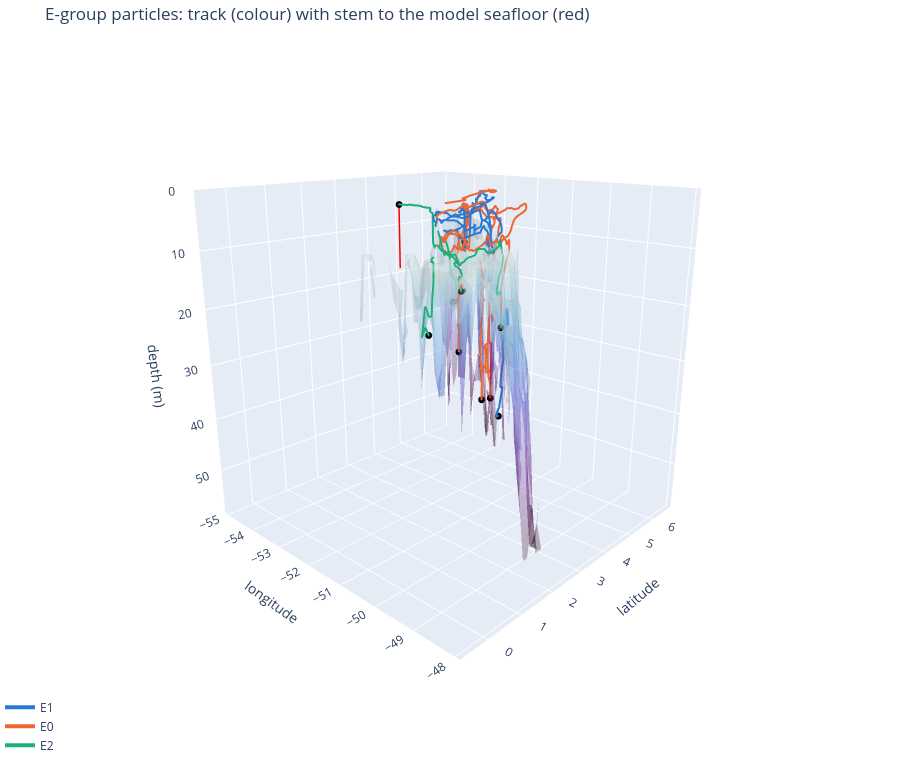

Write notebook code for a chart like this one.
### Markdown cell above
## 3D view - drag to rotate
Longitude x latitude x depth (down). Each track is coloured by group; the black
marker is the final position, and a red stem drops from it to the local
seafloor. If the stem has zero length the particle is **on the bottom**
(vertical); if the track's lon/lat freeze while it sits well above the seafloor
it is against a **land wall** (horizontal).

### Code cell
import plotly.graph_objects as go
COL = {"E1": "#2a78d6", "E0": "#eb6834", "E2": "#1baf7a"}

# --- cheap bathymetry surface over the particles' bounding box (transparent) ---
_allon = np.concatenate([paths[int(t)]["lon"] for t in pick.trajectory_id])
_allat = np.concatenate([paths[int(t)]["lat"] for t in pick.trajectory_id])
gx = np.linspace(_allon.min() - .5, _allon.max() + .5, 60)   # coarse -> cheap
gy = np.linspace(_allat.min() - .5, _allat.max() + .5, 60)
GX, GY = np.meshgrid(gx, gy)
_, gidx = grid_tree.query(np.c_[GX.ravel(), GY.ravel()])
GZ = bottom_depth.ravel()[gidx].reshape(GX.shape)            # seafloor; NaN over land

# cap the depth axis just below the deepest particle so the shelf grounding is
# visible; hide surface cells deeper than the cap (open ocean off the shelf)
_zmax = max(np.nanmax([paths[int(t)]["z"].max() for t in pick.trajectory_id]), 20)
ZCAP = min(100.0, _zmax + 15)
GZ = np.where(GZ <= ZCAP, GZ, np.nan)

fig = go.Figure()
fig.add_trace(go.Surface(x=GX, y=GY, z=GZ, opacity=0.30, showscale=False,
                         colorscale="dense", hoverinfo="skip", name="seafloor"))
for _, r in pick.iterrows():
    p = paths[int(r.trajectory_id)]
    fig.add_trace(go.Scatter3d(
        x=p["lon"], y=p["lat"], z=p["z"], mode="lines",
        line=dict(color=COL[r.grp], width=4), name=r.grp,
        legendgroup=r.grp, showlegend=False,
        customdata=np.c_[p["day"]],
        hovertemplate="lon %{x:.2f}  lat %{y:.2f}<br>depth %{z:.1f} m"
                      "<br>day %{customdata[0]:.0f}<extra></extra>"))
    xf, yf, zf = p["lon"][-1], p["lat"][-1], p["z"][-1]
    Hb = float(bottom_at(yf, xf)[0])
    fig.add_trace(go.Scatter3d(x=[xf, xf], y=[yf, yf], z=[zf, Hb], mode="lines",
                               line=dict(color="red", width=3), showlegend=False,
                               hovertemplate=f"seafloor {Hb:.1f} m<extra></extra>"))
    fig.add_trace(go.Scatter3d(x=[xf], y=[yf], z=[zf], mode="markers",
                               marker=dict(size=4, color="black"), showlegend=False))
for g in GROUPS_E:
    fig.add_trace(go.Scatter3d(x=[None], y=[None], z=[None], mode="lines",
                               line=dict(color=COL[g], width=4), name=g))
fig.update_layout(
    title="E-group particles: track (colour) with stem to the model seafloor (red)",
    scene=dict(xaxis_title="longitude", yaxis_title="latitude",
               zaxis_title="depth (m)", zaxis=dict(range=[ZCAP, 0]),      # depth down, capped at the shelf
               aspectmode="cube",
               camera=dict(eye=dict(x=1.5, y=-1.6, z=0.7))),
    height=760, margin=dict(l=0, r=0, t=40, b=0),
    legend=dict(orientation="h", y=-0.02))
fig.write_html("particles_stuck_grid_3d_2.html", include_plotlyjs=True)
print("wrote particles_stuck_grid_3d_2.html")
fig.show()

### Figure 1 — Plotly figure (JSON) as saved in the notebook; plotly's stock layout.template omitted (floating-point values rounded to 4 significant figures; data arrays with more than 128 entries replaced by an {"elided": "..."} marker saying what was removed)
{"data": [{"colorscale": [[0, "rgb(230, 240, 240)"], [0.09091, "rgb(191, 221, 229)"], [0.1818, "rgb(156, 201, 226)"], [0.2727, "rgb(129, 180, 227)"], [0.3636, "rgb(115, 154, 228)"], [0.4545, "rgb(117, 127, 221)"], [0.5455, "rgb(120, 100, 202)"], [0.6364, "rgb(119, 74, 175)"], [0.7273, "rgb(113, 50, 141)"], [0.8182, "rgb(100, 31, 104)"], [0.9091, "rgb(80, 20, 66)"], [1, "rgb(54, 14, 36)"]], "hoverinfo": "skip", "name": "seafloor", "opacity": 0.3, "showscale": false, "type": "surface", "x": {"elided": "60x60 float values"}, "y": {"elided": "60x60 float values"}, "z": {"elided": "60x60 float values"}}, {"customdata": {"elided": "740x1 float values"}, "hovertemplate": "lon %{x:.2f}  lat %{y:.2f}<br>depth %{z:.1f} m<br>day %{customdata[0]:.0f}<extra></extra>", "legendgroup": "E1", "line": {"color": "#2a78d6", "width": 4}, "mode": "lines", "name": "E1", "showlegend": false, "type": "scatter3d", "x": {"elided": "740 float values"}, "y": {"elided": "740 float values"}, "z": {"elided": "740 float values"}}, {"hovertemplate": "seafloor 43.7 m<extra></extra>", "line": {"color": "red", "width": 3}, "mode": "lines", "showlegend": false, "type": "scatter3d", "x": [-51.46, -51.46], "y": [4.786, 4.786], "z": [43.73, 43.7]}, {"marker": {"color": "black", "size": 4}, "mode": "markers", "showlegend": false, "type": "scatter3d", "x": [-51.46], "y": [4.786], "z": [43.73]}, {"customdata": {"elided": "740x1 float values"}, "hovertemplate": "lon %{x:.2f}  lat %{y:.2f}<br>depth %{z:.1f} m<br>day %{customdata[0]:.0f}<extra></extra>", "legendgroup": "E1", "line": {"color": "#2a78d6", "width": 4}, "mode": "lines", "name": "E1", "showlegend": false, "type": "scatter3d", "x": {"elided": "740 float values"}, "y": {"elided": "740 float values"}, "z": {"elided": "740 float values"}}, {"hovertemplate": "seafloor 12.4 m<extra></extra>", "line": {"color": "red", "width": 3}, "mode": "lines", "showlegend": false, "type": "scatter3d", "x": [-53.2, -53.2], "y": [5.533, 5.533], "z": [12.4, 12.4]}, {"marker": {"color": "black", "size": 4}, "mode": "markers", "showlegend": false, "type": "scatter3d", "x": [-53.2], "y": [5.533], "z": [12.4]}, {"customdata": {"elided": "740x1 float values"}, "hovertemplate": "lon %{x:.2f}  lat %{y:.2f}<br>depth %{z:.1f} m<br>day %{customdata[0]:.0f}<extra></extra>", "legendgroup": "E1", "line": {"color": "#2a78d6", "width": 4}, "mode": "lines", "name": "E1", "showlegend": false, "type": "scatter3d", "x": {"elided": "740 float values"}, "y": {"elided": "740 float values"}, "z": {"elided": "740 float values"}}, {"hovertemplate": "seafloor 10.5 m<extra></extra>", "line": {"color": "red", "width": 3}, "mode": "lines", "showlegend": false, "type": "scatter3d", "x": [-50.85, -50.85], "y": [3.498, 3.498], "z": [10.46, 10.46]}, {"marker": {"color": "black", "size": 4}, "mode": "markers", "showlegend": false, "type": "scatter3d", "x": [-50.85], "y": [3.498], "z": [10.46]}, {"customdata": {"elided": "740x1 float values"}, "hovertemplate": "lon %{x:.2f}  lat %{y:.2f}<br>depth %{z:.1f} m<br>day %{customdata[0]:.0f}<extra></extra>", "legendgroup": "E1", "line": {"color": "#2a78d6", "width": 4}, "mode": "lines", "name": "E1", "showlegend": false, "type": "scatter3d", "x": {"elided": "740 float values"}, "y": {"elided": "740 float values"}, "z": {"elided": "740 float values"}}, {"hovertemplate": "seafloor 20.0 m<extra></extra>", "line": {"color": "red", "width": 3}, "mode": "lines", "showlegend": false, "type": "scatter3d", "x": [-51.23, -51.23], "y": [4.285, 4.285], "z": [19.99, 19.99]}, {"marker": {"color": "black", "size": 4}, "mode": "markers", "showlegend": false, "type": "scatter3d", "x": [-51.23], "y": [4.285], "z": [19.99]}, {"customdata": {"elided": "740x1 float values"}, "hovertemplate": "lon %{x:.2f}  lat %{y:.2f}<br>depth %{z:.1f} m<br>day %{customdata[0]:.0f}<extra></extra>", "legendgroup": "E1", "line": {"color": "#2a78d6", "width": 4}, "mode": "lines", "name": "E1", "showlegend": false, "type": "scatter3d", "x": {"elided": "740 float values"}, "y": {"elided": "740 float values"}, "z": {"elided": "740 float values"}}, {"hovertemplate": "seafloor 8.7 m<extra></extra>", "line": {"color": "red", "width": 3}, "mode": "lines", "showlegend": false, "type": "scatter3d", "x": [-50.96, -50.96], "y": [3.789, 3.789], "z": [10.46, 8.73]}, {"marker": {"color": "black", "size": 4}, "mode": "markers", "showlegend": false, "type": "scatter3d", "x": [-50.96], "y": [3.789], "z": [10.46]}, {"customdata": {"elided": "740x1 float values"}, "hovertemplate": "lon %{x:.2f}  lat %{y:.2f}<br>depth %{z:.1f} m<br>day %{customdata[0]:.0f}<extra></extra>", "legendgroup": "E0", "line": {"color": "#eb6834", "width": 4}, "mode": "lines", "name": "E0", "showlegend": false, "type": "scatter3d", "x": {"elided": "740 float values"}, "y": {"elided": "740 float values"}, "z": {"elided": "740 float values"}}, {"hovertemplate": "seafloor 27.2 m<extra></extra>", "line": {"color": "red", "width": 3}, "mode": "lines", "showlegend": false, "type": "scatter3d", "x": [-54.37, -54.37], "y": [6.445, 6.445], "z": [27.24, 27.24]}, {"marker": {"color": "black", "size": 4}, "mode": "markers", "showlegend": false, "type": "scatter3d", "x": [-54.37], "y": [6.445], "z": [27.24]}, {"customdata": {"elided": "740x1 float values"}, "hovertemplate": "lon %{x:.2f}  lat %{y:.2f}<br>depth %{z:.1f} m<br>day %{customdata[0]:.0f}<extra></extra>", "legendgroup": "E0", "line": {"color": "#eb6834", "width": 4}, "mode": "lines", "name": "E0", "showlegend": false, "type": "scatter3d", "x": {"elided": "740 float values"}, "y": {"elided": "740 float values"}, "z": {"elided": "740 float values"}}, {"hovertemplate": "seafloor 31.8 m<extra></extra>", "line": {"color": "red", "width": 3}, "mode": "lines", "showlegend": false, "type": "scatter3d", "x": [-52.37, -52.37], "y": [5.616, 5.616], "z": [43.7, 31.84]}, {"marker": {"color": "black", "size": 4}, "mode": "markers", "showlegend": false, "type": "scatter3d", "x": [-52.37], "y": [5.616], "z": [43.7]}, {"customdata": {"elided": "740x1 float values"}, "hovertemplate": "lon %{x:.2f}  lat %{y:.2f}<br>depth %{z:.1f} m<br>day %{customdata[0]:.0f}<extra></extra>", "legendgroup": "E0", "line": {"color": "#eb6834", "width": 4}, "mode": "lines", "name": "E0", "showlegend": false, "type": "scatter3d", "x": {"elided": "740 float values"}, "y": {"elided": "740 float values"}, "z": {"elided": "740 float values"}}, {"hovertemplate": "seafloor 37.3 m<extra></extra>", "line": {"color": "red", "width": 3}, "mode": "lines", "showlegend": false, "type": "scatter3d", "x": [-53.88, -53.88], "y": [6.113, 6.113], "z": [37.26, 37.26]}, {"marker": {"color": "black", "size": 4}, "mode": "markers", "showlegend": false, "type": "scatter3d", "x": [-53.88], "y": [6.113], "z": [37.26]}, {"customdata": {"elided": "740x1 float values"}, "hovertemplate": "lon %{x:.2f}  lat %{y:.2f}<br>depth %{z:.1f} m<br>day %{customdata[0]:.0f}<extra></extra>", "legendgroup": "E0", "line": {"color": "#eb6834", "width": 4}, "mode": "lines", "name": "E0", "showlegend": false, "type": "scatter3d", "x": {"elided": "740 float values"}, "y": {"elided": "740 float values"}, "z": {"elided": "740 float values"}}, {"hovertemplate": "seafloor 43.7 m<extra></extra>", "line": {"color": "red", "width": 3}, "mode": "lines", "showlegend": false, "type": "scatter3d", "x": [-52.46, -52.46], "y": [5.371, 5.371], "z": [43.7, 43.7]}, {"marker": {"color": "black", "size": 4}, "mode": "markers", "showlegend": false, "type": "scatter3d", "x": [-52.46], "y": [5.371], "z": [43.7]}, {"customdata": {"elided": "740x1 float values"}, "hovertemplate": "lon %{x:.2f}  lat %{y:.2f}<br>depth %{z:.1f} m<br>day %{customdata[0]:.0f}<extra></extra>", "legendgroup": "E0", "line": {"color": "#eb6834", "width": 4}, "mode": "lines", "name": "E0", "showlegend": false, "type": "scatter3d", "x": {"elided": "740 float values"}, "y": {"elided": "740 float values"}, "z": {"elided": "740 float values"}}, {"hovertemplate": "seafloor 43.7 m<extra></extra>", "line": {"color": "red", "width": 3}, "mode": "lines", "showlegend": false, "type": "scatter3d", "x": [-52.46, -52.46], "y": [5.367, 5.367], "z": [43.7, 43.7]}, {"marker": {"color": "black", "size": 4}, "mode": "markers", "showlegend": false, "type": "scatter3d", "x": [-52.46], "y": [5.367], "z": [43.7]}, {"customdata": {"elided": "740x1 float values"}, "hovertemplate": "lon %{x:.2f}  lat %{y:.2f}<br>depth %{z:.1f} m<br>day %{customdata[0]:.0f}<extra></extra>", "legendgroup": "E2", "line": {"color": "#1baf7a", "width": 4}, "mode": "lines", "name": "E2", "showlegend": false, "type": "scatter3d", "x": {"elided": "740 float values"}, "y": {"elided": "740 float values"}, "z": {"elided": "740 float values"}}, {"hovertemplate": "seafloor 10.5 m<extra></extra>", "line": {"color": "red", "width": 3}, "mode": "lines", "showlegend": false, "type": "scatter3d", "x": [-49.62, -49.62], "y": [1.292, 1.292], "z": [12.4, 10.46]}, {"marker": {"color": "black", "size": 4}, "mode": "markers", "showlegend": false, "type": "scatter3d", "x": [-49.62], "y": [1.292], "z": [12.4]}, {"customdata": {"elided": "740x1 float values"}, "hovertemplate": "lon %{x:.2f}  lat %{y:.2f}<br>depth %{z:.1f} m<br>day %{customdata[0]:.0f}<extra></extra>", "legendgroup": "E2", "line": {"color": "#1baf7a", "width": 4}, "mode": "lines", "name": "E2", "showlegend": false, "type": "scatter3d", "x": {"elided": "740 float values"}, "y": {"elided": "740 float values"}, "z": {"elided": "740 float values"}}, {"hovertemplate": "seafloor 17.1 m<extra></extra>", "line": {"color": "red", "width": 3}, "mode": "lines", "showlegend": false, "type": "scatter3d", "x": [-49.46, -49.46], "y": [0.2083, 0.2083], "z": [17.11, 17.11]}, {"marker": {"color": "black", "size": 4}, "mode": "markers", "showlegend": false, "type": "scatter3d", "x": [-49.46], "y": [0.2083], "z": [17.11]}, {"customdata": {"elided": "740x1 float values"}, "hovertemplate": "lon %{x:.2f}  lat %{y:.2f}<br>depth %{z:.1f} m<br>day %{customdata[0]:.0f}<extra></extra>", "legendgroup": "E2", "line": {"color": "#1baf7a", "width": 4}, "mode": "lines", "name": "E2", "showlegend": false, "type": "scatter3d", "x": {"elided": "740 float values"}, "y": {"elided": "740 float values"}, "z": {"elided": "740 float values"}}, {"hovertemplate": "seafloor 14.6 m<extra></extra>", "line": {"color": "red", "width": 3}, "mode": "lines", "showlegend": false, "type": "scatter3d", "x": [-49.71, -49.71], "y": [2.542, 2.542], "z": [19.98, 14.6]}, {"marker": {"color": "black", "size": 4}, "mode": "markers", "showlegend": false, "type": "scatter3d", "x": [-49.71], "y": [2.542], "z": [19.98]}, {"customdata": {"elided": "740x1 float values"}, "hovertemplate": "lon %{x:.2f}  lat %{y:.2f}<br>depth %{z:.1f} m<br>day %{customdata[0]:.0f}<extra></extra>", "legendgroup": "E2", "line": {"color": "#1baf7a", "width": 4}, "mode": "lines", "name": "E2", "showlegend": false, "type": "scatter3d", "x": {"elided": "740 float values"}, "y": {"elided": "740 float values"}, "z": {"elided": "740 float values"}}, {"hovertemplate": "seafloor 8.7 m<extra></extra>", "line": {"color": "red", "width": 3}, "mode": "lines", "showlegend": false, "type": "scatter3d", "x": [-50.21, -50.21], "y": [0.296, 0.296], "z": [1.197e-20, 8.73]}, {"marker": {"color": "black", "size": 4}, "mode": "markers", "showlegend": false, "type": "scatter3d", "x": [-50.21], "y": [0.296], "z": [1.197e-20]}, {"customdata": {"elided": "740x1 float values"}, "hovertemplate": "lon %{x:.2f}  lat %{y:.2f}<br>depth %{z:.1f} m<br>day %{customdata[0]:.0f}<extra></extra>", "legendgroup": "E2", "line": {"color": "#1baf7a", "width": 4}, "mode": "lines", "name": "E2", "showlegend": false, "type": "scatter3d", "x": {"elided": "740 float values"}, "y": {"elided": "740 float values"}, "z": {"elided": "740 float values"}}, {"hovertemplate": "seafloor 8.7 m<extra></extra>", "line": {"color": "red", "width": 3}, "mode": "lines", "showlegend": false, "type": "scatter3d", "x": [-48.88, -48.88], "y": [0.375, 0.375], "z": [10.46, 8.73]}, {"marker": {"color": "black", "size": 4}, "mode": "markers", "showlegend": false, "type": "scatter3d", "x": [-48.88], "y": [0.375], "z": [10.46]}, {"line": {"color": "#2a78d6", "width": 4}, "mode": "lines", "name": "E1", "type": "scatter3d", "x": [null], "y": [null], "z": [null]}, {"line": {"color": "#eb6834", "width": 4}, "mode": "lines", "name": "E0", "type": "scatter3d", "x": [null], "y": [null], "z": [null]}, {"line": {"color": "#1baf7a", "width": 4}, "mode": "lines", "name": "E2", "type": "scatter3d", "x": [null], "y": [null], "z": [null]}], "layout": {"height": 760, "legend": {"orientation": "h", "y": -0.02}, "margin": {"b": 0, "l": 0, "r": 0, "t": 40}, "scene": {"aspectmode": "cube", "camera": {"eye": {"x": 1.5, "y": -1.6, "z": 0.7}}, "xaxis": {"title": {"text": "longitude"}}, "yaxis": {"title": {"text": "latitude"}}, "zaxis": {"range": [58.73, 0], "title": {"text": "depth (m)"}}}, "title": {"text": "E-group particles: track (colour) with stem to the model seafloor (red)"}}}
